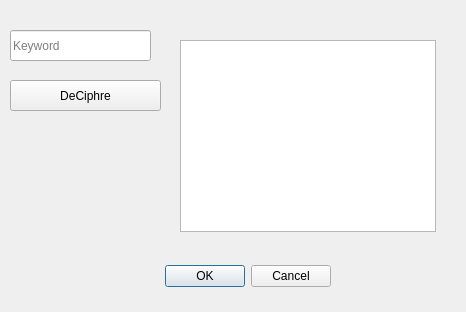
<?xml version="1.0" encoding="UTF-8"?>
<ui version="4.0">
 <class>ImportTemplatesDialog</class>
 <widget class="QDialog" name="ImportTemplatesDialog">
  <property name="geometry">
   <rect>
    <x>0</x>
    <y>0</y>
    <width>466</width>
    <height>312</height>
   </rect>
  </property>
  <property name="windowTitle">
   <string>Import/Export</string>
  </property>
  <widget class="QDialogButtonBox" name="buttonBox">
   <property name="geometry">
    <rect>
     <x>-10</x>
     <y>260</y>
     <width>341</width>
     <height>32</height>
    </rect>
   </property>
   <property name="orientation">
    <enum>Qt::Horizontal</enum>
   </property>
   <property name="standardButtons">
    <set>QDialogButtonBox::Cancel|QDialogButtonBox::Ok</set>
   </property>
  </widget>
  <widget class="QListWidget" name="listWidget">
   <property name="geometry">
    <rect>
     <x>180</x>
     <y>40</y>
     <width>256</width>
     <height>192</height>
    </rect>
   </property>
  </widget>
  <widget class="QLineEdit" name="lineEdit">
   <property name="geometry">
    <rect>
     <x>10</x>
     <y>30</y>
     <width>141</width>
     <height>31</height>
    </rect>
   </property>
   <property name="placeholderText">
    <string>Keyword</string>
   </property>
  </widget>
  <widget class="QPushButton" name="pushButtonDeCifre">
   <property name="geometry">
    <rect>
     <x>10</x>
     <y>80</y>
     <width>151</width>
     <height>31</height>
    </rect>
   </property>
   <property name="text">
    <string>DeCiphre</string>
   </property>
  </widget>
 </widget>
 <resources/>
 <connections>
  <connection>
   <sender>buttonBox</sender>
   <signal>accepted()</signal>
   <receiver>ImportTemplatesDialog</receiver>
   <slot>accept()</slot>
   <hints>
    <hint type="sourcelabel">
     <x>248</x>
     <y>254</y>
    </hint>
    <hint type="destinationlabel">
     <x>157</x>
     <y>274</y>
    </hint>
   </hints>
  </connection>
  <connection>
   <sender>buttonBox</sender>
   <signal>rejected()</signal>
   <receiver>ImportTemplatesDialog</receiver>
   <slot>reject()</slot>
   <hints>
    <hint type="sourcelabel">
     <x>316</x>
     <y>260</y>
    </hint>
    <hint type="destinationlabel">
     <x>286</x>
     <y>274</y>
    </hint>
   </hints>
  </connection>
 </connections>
</ui>
